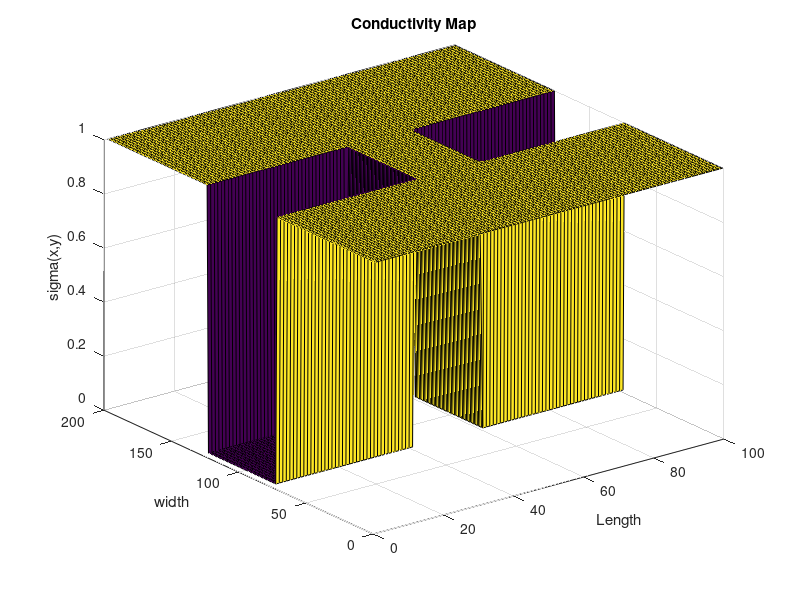
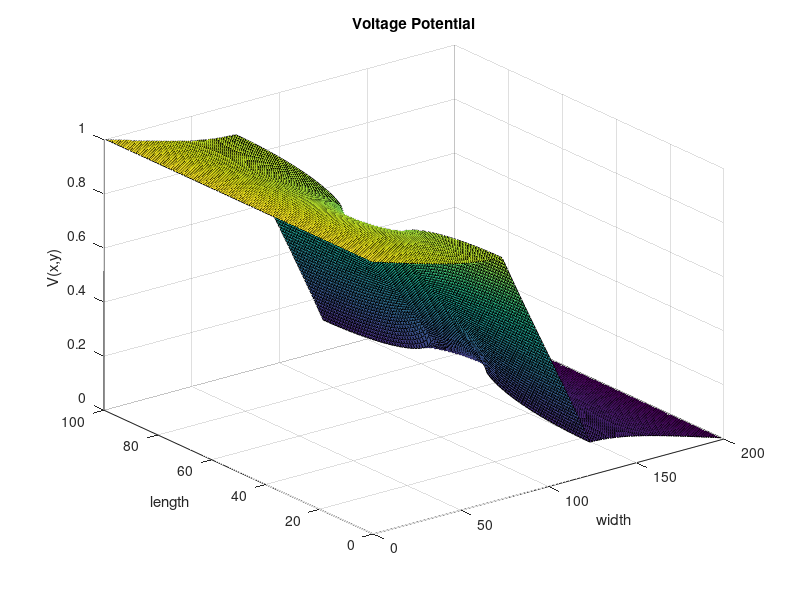
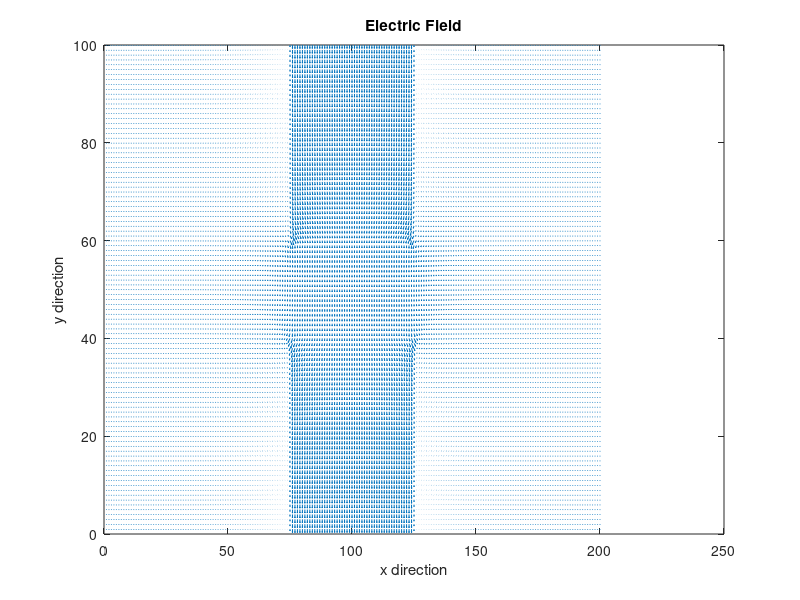

MATLAB code to generate these figures, in order:
%Part 2;

close all;
clear
clearvars

nx = 100;
ny = 200;
G = sparse (nx*ny,nx*ny);
j = 1;
o0 = 1;
o1 = 1;
total = nx*ny;
% for i=1:1:total
%     G(i,j) = 1;
%     j = j +1;
% end


Cmap = zeros(ny,nx); % Create a spatial conductivity matrix
for i=1:1:ny
    for j=1:1:nx
%         if i >= 0.5*nx
%              Cmap(i,j) = .1;
%         else
%             Cmap(i,j) = 1;
%         end
        if i>=75 && i<=125 && j<=40
            Cmap(i,j) = .01;
        elseif i>=75 && i<=125 && j>=60
            Cmap(i,j) = .01;
        else
            Cmap(i,j) = 1;
        end
    end
end
figure(1);
surf(Cmap);
title 'Conductivity Map';
xlabel 'Length';
ylabel 'width';
zlabel 'sigma(x,y)';
F = zeros(nx*ny,1);

for i=1:1:ny
    for j=1:1:nx
        n = j +(i-1)*nx;
        nip = j + (i+1-1)*nx;
        nim = j + (i-1-1)*nx;
        njp = j+1 + (i-1)*nx;
        njm = j-1 + (i-1)*nx;
        
        if i==1
            G(n,:) = 0;
            G(n,n) = 1;
            F(n,1) = 1;
        elseif i==ny
            G(n,:) = 0;
            G(n,n) = 1;
            F(n,1) = 0;
        elseif j== 1 
            %             G(n, n+1) = 1/((1/(2*Cmap(i+1,j))) + (1/(2*Cmap(i,j))));
            %             G(n , n-1)= 1/((1/(2*Cmap(i-1,j))) + (1/(2*Cmap(i,j))));
            %             G(n,n+nx) = 1/((1/(2*Cmap(i,j+1))) + (1/(2*Cmap(i,j))));
            %
            %             G(n,n) = -(G(n,n+1) + G(n,n-1) + G(n,n+nx));
            G(n, nip) = (Cmap(i+1,j)+ Cmap(i,j)) / 2;
            G(n , nim)= (Cmap(i-1,j) + Cmap(i,j))/2;            
            G(n,njp) = (Cmap(i,j+1)+ Cmap(i,j))/2;
            G(n,n) = -(G(n,nip) + G(n,nim) +  G(n,njp));
            
        elseif j == nx
            %             G(n, n+1) = 1/((1/(2*Cmap(i+1,j))) + (1/(2*Cmap(i,j))));
            %             G(n , n-1)= 1/((1/(2*Cmap(i-1,j))) + (1/(2*Cmap(i,j))));
            %             G(n,n-nx) = 1/((1/(2*Cmap(i,j-1))) + (1/(2*Cmap(i,j))));
            %             G(n,n) = -(G(n,n+1) + G(n,n-1) + G(n,n-nx));
            G(n, nip) = (Cmap(i+1,j)+ Cmap(i,j)) / 2;
            G(n , nim)= (Cmap(i-1,j) + Cmap(i,j))/2;
            G(n , njm) = (Cmap(i,j-1) + Cmap(i,j))/2;
            
%             if G(n, n+1) ~= G(n,n-1) || G(n, n+1) ~= G(n,n-nx)
%                 pause(0.1)
%             end
            
            
            G(n,n) = -(G(n,nip) + G(n,nim) + G(n,njm));
        else
            %
            %             if Cmap(i,j-1) ~= Cmap(i,j)
            %
            %             end
            %
            %             G(n, n+1) = 1/((1/(2*Cmap(i+1,j))) + (1/(2*Cmap(i,j))));
            %             G(n , n-1)= 1/((1/(2*Cmap(i-1,j))) + (1/(2*Cmap(i,j))));
            %             G(n,n-nx) = 1/((1/(2*Cmap(i,j-1))) + (1/(2*Cmap(i,j))));
            %             G(n,n+nx) = 1/((1/(2*Cmap(i,j+1))) + (1/(2*Cmap(i,j))));
            %             G(n,n) = -(G(n,n+1) + G(n,n-1) + G(n,n-nx) + G(n,n+nx));
            
            G(n, nip) = (Cmap(i+1,j)+ Cmap(i,j)) / 2;
            G(n , nim)= (Cmap(i-1,j) + Cmap(i,j))/2;
            G(n,njm) = (Cmap(i,j-1) + Cmap(i,j))/2;
            G(n,njp) = (Cmap(i,j+1)+ Cmap(i,j))/2;
            G(n,n) = -(G(n,nip) + G(n,nim) + G(n,njm) + G(n,njp));
            
            
            
        end
    end
%     if ~issymmetric(G)
%         pause(0.1)
%     end
    
end

V = G\F;

X = zeros(nx,ny);
for i=1:1:ny
    for j=1:1:nx
         n = j +(i-1)*nx;

        X(j,i) = V(n);

    end
end

   figure(2);
   surf(X(:,:));
   title 'Voltage Potential';
   xlabel 'width';
   ylabel 'length';
   zlabel 'V(x,y)';
   
   
   figure(3);
   [Ey,Ex] = gradient(X);
   quiver(Ex,Ey);
   title 'Electric Field';
   xlabel 'x direction';
   ylabel 'y direction';
   
%    figure(4);
%    Jx = Cmap.*Ex;
%    Jy = Cmap.*Ey;
%    quiver(Jx,Jy);
%    title 'Current Density';
%    xlabel 'Jx';
%    ylabel 'Jy';